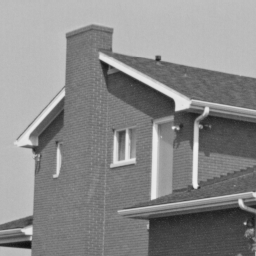
%> input picture test_images/house.png, 256 x 256 px
$ octave main_salt_peppers.m   (GNU Octave 9; MATLAB toolbox functions it lacks are replaced by stand-ins)
%> lines starting %> are read from the running program, lines starting %| are printed output that depends on the picture
### bin/make_saltpepper.m
function [dimg,map]=make_saltpepper(img,d)

dimg=img;
[Ny,Nx]=size(dimg);
map=zeros(size(img));
tmp=zeros(2);
tmp_map=zeros(2);
switch d
    case 0.25
        for yiter=1:2:Ny
            for xiter=1:2:Nx
                tmp(:)=dimg(yiter:yiter+1,xiter:xiter+1);
                tmp_map(:)=0;
                id=randperm(4,1);

                tmp(id)=double(rand(1,1)<0.5);
                tmp_map(id)=1;
                map(yiter:yiter+1,xiter:xiter+1)=tmp_map;
                dimg(yiter:yiter+1,xiter:xiter+1)=tmp;
            end
        end
    case 0.5
        for yiter=1:2:Ny
            for xiter=1:2:Nx
                tmp(:)=dimg(yiter:yiter+1,xiter:xiter+1);
                tmp_map(:)=0;
                id=randperm(4,2);

                tmp(id)=double(rand(1,2)<0.5);
                tmp_map(id)=1;
                map(yiter:yiter+1,xiter:xiter+1)=tmp_map;
                dimg(yiter:yiter+1,xiter:xiter+1)=tmp;
            end
        end
    otherwise
        map(randperm(Ny*Nx,fix(Ny*Nx*d)))=1;
        dimg(map==1)=double(rand(fix(Ny*Nx*d),1)<0.5);
end

### bin/adpmedian.m
function [F]=adpmedian(g)         %f为滤波后的图像，F为被中值取代的象素
%g=double(g);
[M,N]=size(g);
F=zeros(M,N);
f=g;
Smax=min(M,N);
%f=zeros(M,N);
alreadyProcessed=zeros(size(g));
alreadyProcessed=logical(alreadyProcessed);

for k=3:2:Smax
    zmin=ordfilt2(f,1,ones(k,k),'symmetric');
    zmax=ordfilt2(f,k*k,ones(k,k),'symmetric');
    zmed=medfilt2(f,[k,k],'symmetric');
    processUsingLevelB=(zmed>zmin) & (zmax>zmed) &...
        ~alreadyProcessed;
    zB=(f>zmin) & (zmax>f);
    outputZxy=processUsingLevelB & zB;
    outputZmed=processUsingLevelB & ~zB;
%    f(outputZxy)=g(outputZxy);
%    f(outputZmed)=zmed(outputZmed);
%    F(outputZmed)=1;               %对于一般的噪声
    F(outputZmed)=g(outputZmed)==0 | g(outputZmed)==255;        %仅对椒盐噪声
    f(outputZmed&F)=zmed(outputZmed&F);
    alreadyProcessed=alreadyProcessed | processUsingLevelB;
    if all(alreadyProcessed(:))
        break;
    end
end
% f(~alreadyProcessed)=zmed(~alreadyProcessed);
F(~alreadyProcessed)=1;

### bin/aloha.m
function [recon,t_rec]=aloha(param)

Nfir    = param.Nfir;
Nimg    = param.Nimg;
mu      = param.mu;
muiter  = param.muiter;
mask    = param.mask;
dimg    = param.dimg;
[Ny,Nx] = size(dimg);
tolE    = param.tolE;
M       = Nimg;
N       = Nimg;
Mfir    = Nfir;
%% select scanning positions
[dimgp,vid,mid] = make_dsr(dimg,Nimg,Nfir);

%% setting GPU kernel
p=256;
func_p2h = parallel.gpu.CUDAKernel('patch2hank_single.ptx','patch2hank_single.cu');
func_p2h.ThreadBlockSize = p;
func_p2h.GridSize = ceil((M-Mfir+1)*(N-Nfir+1)*Mfir*Nfir/p);

func_h2p = parallel.gpu.CUDAKernel('hank2patch_single.ptx','hank2patch_single.cu');
func_h2p.ThreadBlockSize = p;
func_h2p.GridSize = ceil(M*N/p);

H   = @(out,inp) feval(func_p2h, out,inp,M,N,1,Mfir,Nfir);
Hi  = @(out,inp) feval(func_h2p, out,inp,M,N,1,Mfir,Nfir);

%% ALOHA - initialization, patch based low rank matrix completion
tic;
rimg        = aloha_patch(dimgp,mask,mid,Nimg,Nfir,mu,muiter,H,Hi,tolE);
t_rec=toc;

recon   = reshape(rimg(vid),Ny,Nx);

### bin/compile_gpu.m
%% compile for hank2patch.cu & patch2hank.cu
% before compilation, edit nvccbat.bat

nvcc('hank2patch_single.cu -arch sm_35')
%> (this line was passed over: nvcc is not available in this run)
nvcc('patch2hank_single.cu -arch sm_35')
%> (this line was passed over: nvcc is not available in this run)

### main_salt_peppers.m
%%%%%%%%%%%%%%%%%%%%%%%%%%%%%%%%%%%%%%%%
% GPU version !!
% application : salt & pepper
% rALOHA for grey images
% *****
% adaptive median filtering is given by Dr. Nikolova :
% R. H. Chan, C.-W. Ho, and M. Nikolova, ?Salt-and-pepper noise
% removal by median-type noise detectors and detail-preserving
% regularization,? IEEE Trans. Image Process., vol. 14, no. 10,
% pp. 1479?1485, 2005.
% *****
% 10 DEC 2017, written by Kyong Hwan, Jin
% kyonghwan.jin@gmail.com
%%%%%%%%%%%%%%%%%%%%%%%%%%%%%%%%%%%%%%%%
restoredefaultpath;clear;close all;home;
addpath('./bin/');
if ~exist('./bin/hank2patch_single.ptx','file') || ~exist('./bin/patch2hank_single.ptx','file')
    compile_gpu;
end

%% load mask & image - Nfir should be odd number.
img=double(imread('./test_images/house.png'));
%> img: size 256x256 double; min 16, max 239, mean 138; mean of the top-left, top-right, bottom-left and bottom-right quarters 159.8, 150, 135.6, 106.6
maxval=255;
img = img/maxval;
noise_density=0.7; % noise density
[dimg,map]=make_saltpepper(img,noise_density);
%> in make_saltpepper, `map(randperm(Ny*Nx,fix(Ny*Nx*d)))=1;`:
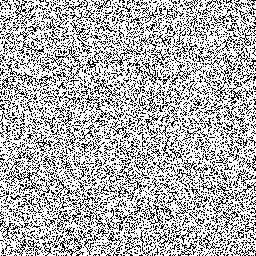
%> map: size 256x256 double; values 0 (black) and 1 (white), 70% white; black in thin lines or dots
%> in make_saltpepper, `dimg(map==1)=double(rand(fix(Ny*Nx*d),1)<0.5);`:
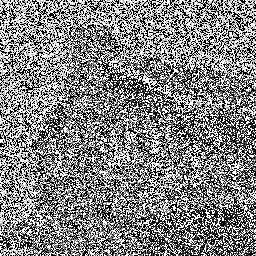
%> dimg: size 256x256 double; min 0, max 1, mean 0.513

error = img - dimg;
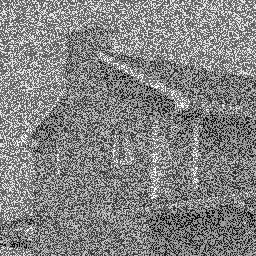
%> error: size 256x256 double; min -0.933, max 0.929, mean 0.028; drawn with min black and max white
psnr_dimg = 10*log10(1/mean(error(:).^2));
%> psnr_dimg = 7.01
display(['PSNR (noisy) : ' num2str(psnr_dimg,4)])
%| PSNR (noisy) : 7.006

%%
mask=ones(size(dimg));
param=struct('iname','saltpeppers_house','mask',mask,'dimg',dimg, ...
    'mu',1e0,'beta',1e0,'tau',.8e-1,...
    'tolE',3e-1,'tolE_stop',1e-4,...
    'muiter',5e1,'Nimg',25,'Nfir',9,'Nc',1,'d',noise_density,...
    'maxval',maxval,'ref',img,...
    'opt_inc','inc');
%> param = {mu 1, beta 1, tau 0.08, tolE 0.3, tolE_stop 0.0001, muiter 50}

%% AM-ALOHA denoising
param.mask=(1-adpmedian(dimg*maxval));
%> the loop in adpmedian, `for k=3:2:Smax` made 4 passes
%> pass 1, in adpmedian, `zmin=ordfilt2(f,1,ones(k,k),'symmetric');`:
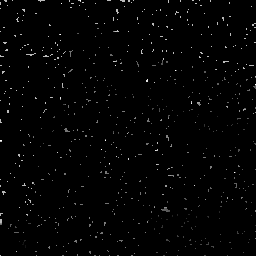
%> zmin: size 256x256 double; min 0, max 255, mean 2.9
%> pass 1, in adpmedian, `zmed=medfilt2(f,[k,k],'symmetric');`:
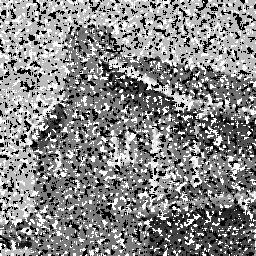
%> zmed: size 256x256 double; min 0, max 255, mean 134.7
%> pass 1, in adpmedian, `processUsingLevelB=(zmed>zmin) & (zmax>zmed) & ~alreadyProcessed;`:
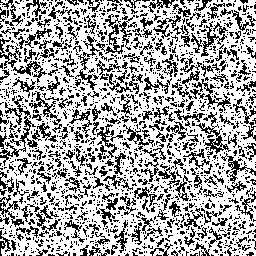
%> processUsingLevelB: size 256x256 logical; 65.5% white; black in thin lines or dots
%> after the loop in adpmedian, `for k=3:2:Smax`: alreadyProcessed: size 256x256 logical; every value is 1
%> after the loop in adpmedian, `for k=3:2:Smax`:
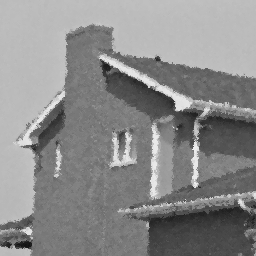
%> f: size 256x256 double; min 16, max 238, mean 138
%> param.mask: size 256x256 double; values 0 (black) and 1 (white), 30% white in thin lines or dots
param.tolE=1e-4;
param.muiter=5e1;
param.Nimg=35;
param.Nfir=13;
param.mu=10;
[recon_amaloha,t_pro] = aloha(param);
%> in aloha, `Nfir    = param.Nfir;`: Nfir = 13
%> in aloha, `Nimg    = param.Nimg;`: Nimg = 35
%> in aloha, `mu      = param.mu;`: mu = 10
%> in aloha, `muiter  = param.muiter;`: muiter = 50
%> in aloha, `tolE    = param.tolE;`: tolE = 0.0001
%> in aloha, `M       = Nimg;`: M = 35
%> in aloha, `Mfir    = Nfir;`: Mfir = 13
%> the run ends on the next line

$ run again, with test_images/boat.png copied over test_images/house.png
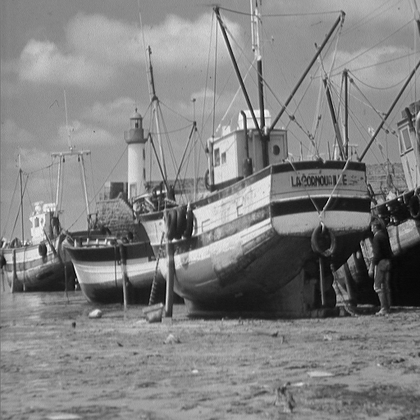
%> input picture test_images/boat.png, 420 x 420 px, shrunk from 512 x 512 before the run
%> in make_saltpepper, `map(randperm(Ny*Nx,fix(Ny*Nx*d)))=1;`:
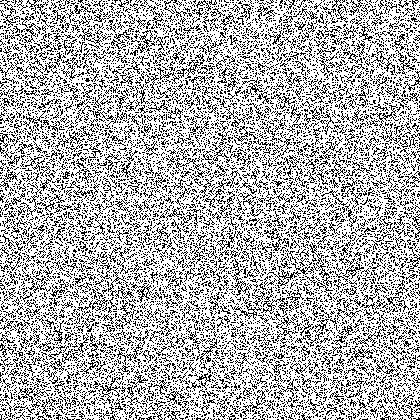
%> map: size 420x420 double; values 0 (black) and 1 (white), 70% white; black in thin lines or dots
%> psnr_dimg = 7.03
%| PSNR (noisy) : 7.032
%> param = {mu 1, beta 1, tau 0.08, tolE 0.3, tolE_stop 0.0001, muiter 50}
%> after the loop in adpmedian, `for k=3:2:Smax`:
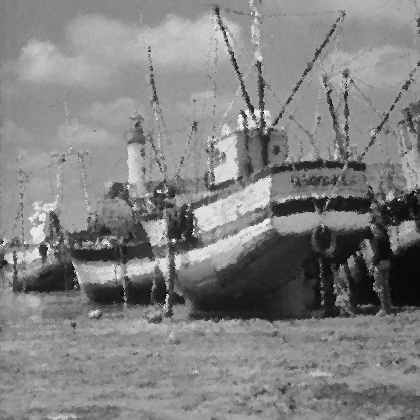
%> f: size 420x420 double; min 1, max 253, mean 129.7
%> param.mask: size 420x420 double; values 0 (black) and 1 (white), 30% white in thin lines or dots
%> Nfir = 13
%> Nimg = 35
%> mu = 10
%> muiter = 50
%> tolE = 0.0001
%> in aloha, `M       = Nimg;`: M = 35
%> Mfir = 13
